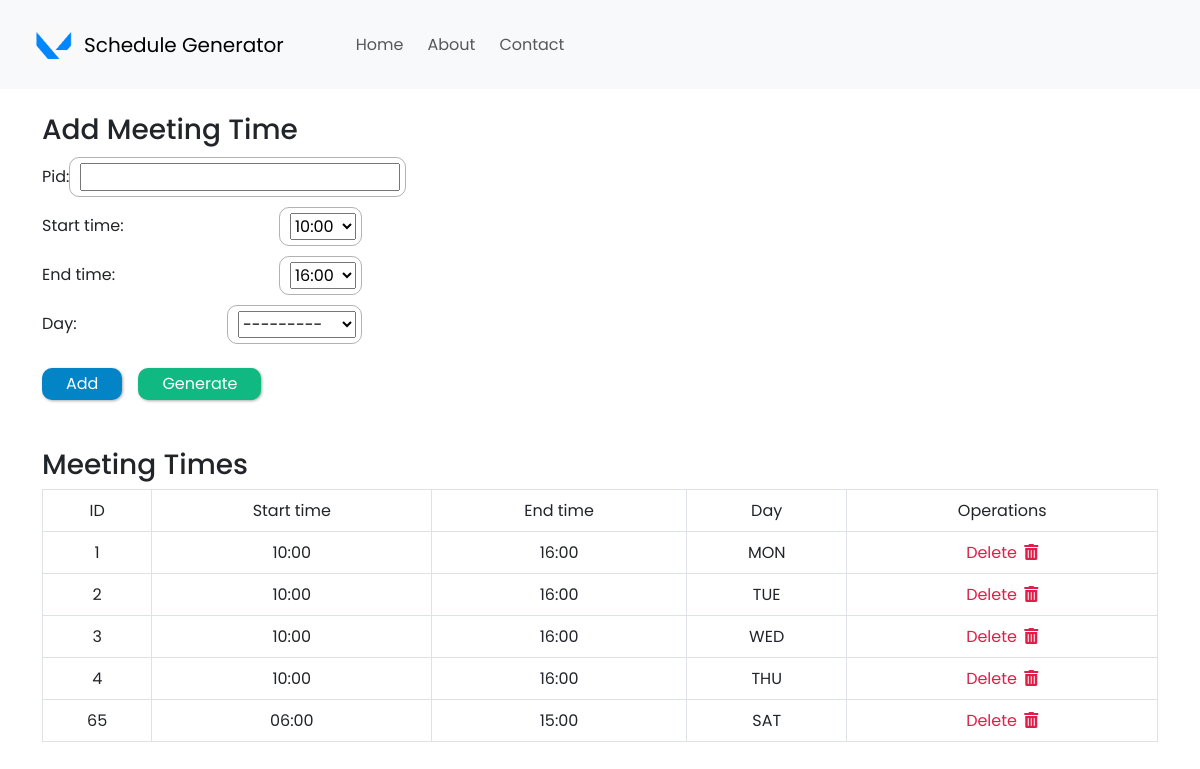
The app's page /add-meetingTime, older data.
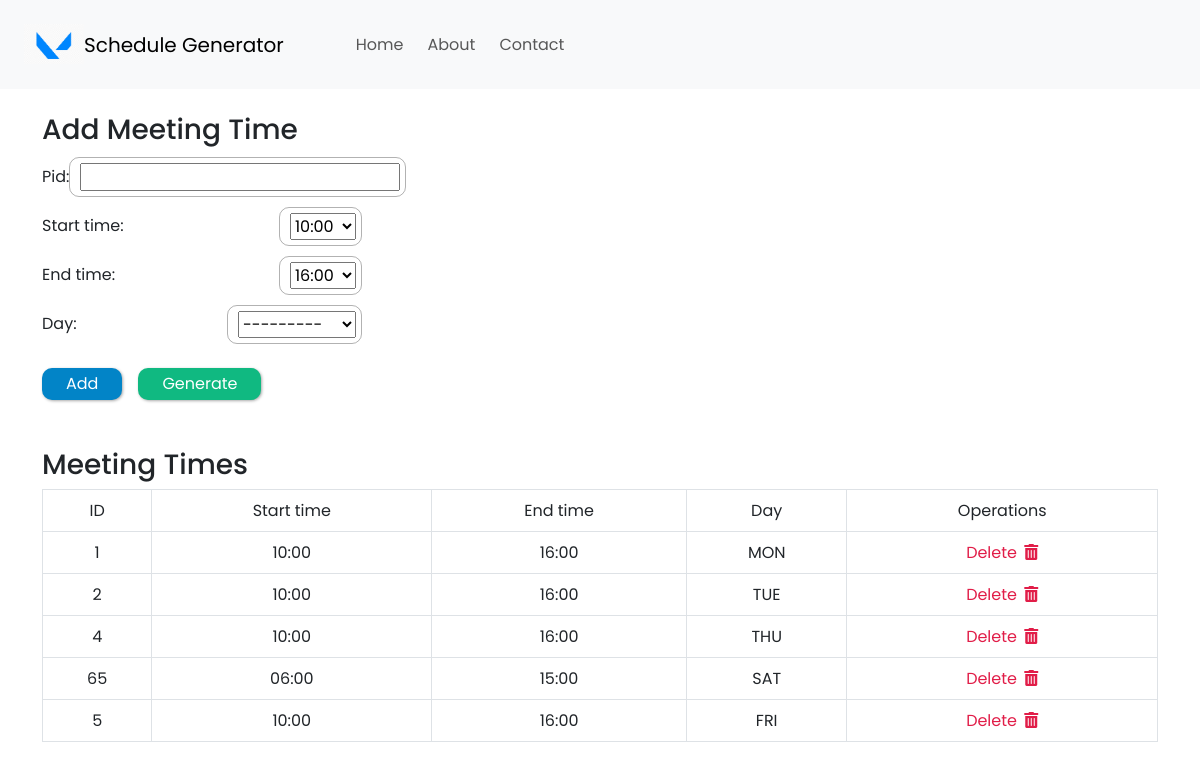
The same page, newer data.
### my_app/models.py (models this page shows, shortened)
class MeetingTime(models.Model):
    pid = models.CharField(max_length=4, primary_key=True)
    start_time = models.CharField(max_length=50, choices=time_slots[:], default='10:00')
    end_time = models.CharField(max_length=50, choices=time_slots[:], default='16:00')
    day = models.CharField(max_length=15, choices=DAYS_OF_WEEK)

### my_app/views.py (the view)
# urls.py: path('add-meetingTime', views.addMeetingTime, name='add-meetingTime'),
def addMeetingTime(request):
    form = MeetingTimeForm(request.POST or None)
    if request.method == 'POST':
        if form.is_valid():
            form.save()
            all_meetingTimes = MeetingTime.objects.all
            return render(request, 'add-meetingTime.html', {'all_meetingTimes': all_meetingTimes, 'form': form })
    else:
        all_meetingTimes = MeetingTime.objects.all
        return render(request, 'add-meetingTime.html', {'all_meetingTimes': all_meetingTimes, 'form': form })

### my_app/forms.py
class MeetingTimeForm(ModelForm):
    class Meta:
        model = MeetingTime
        fields = [
            'pid',
            'start_time',
            'end_time',
            'day'
        ]
        widgets = {
            'pid': forms.TextInput(),
            'start_time': forms.Select(),
            'end_time': forms.Select(),
            'day': forms.Select(),
        }

### my_app/templates/add-meetingTime.html (shortened to what this page needs)
{% extends 'base.html' %}
{% block content %}
{% load static %}
  <div style="width: 320px; margin-top: 1.5rem;">
    <form method="POST">
      <h3>Add Meeting Time</h3>
      {% for field in form %}
      <div class="input-container">
        {{ field.label_tag }}
        {% if field.name == 'instructors' %}
          <div style="margin-left: 17px;">
              {{ field }}
          </div>
        {% else %}
          <div class="input-fields">
            {{ field }}
          </div>
        {% endif %}
      </div>
      {% endfor %}
      <div class="d-flex align-items-center mt-4 gap-3">
        <button type="submit" class="add-button px-4 py-1">Add</button>
        <input type="button"
          value="Generate"
          class="proceed-button px-4 py-1"
          onclick="window.location.href='/generateSchedule'"
        />
      </div>
    </form>
  </div>
  {% if all_meetingTimes %}
    <h3 class="mt-5">Meeting Times</h3>
    <table class="table table-bordered">
      <tr class="table-heading">
        <td>
          <center>ID</center>
        </td>
        <td>
          <center>Start time</center>
        </td>
        <td>
          <center>End time</center>
        </td>
        <td>
          <center>Day</center>
          </td>
        <td>
          <center>Operations</center>
        </td>
      </tr>
      {% for item in all_meetingTimes %}
        <tr class="table-data">
          <td>
            <center>{{ item.pid }}</center>
          </td>
          <td><center>{{ item.start_time }}</center></td>
          <td><center>{{ item.end_time }}</center></td>
          <td>
            <center>{{ item.day }}</center>
          </td>
          <td>
            <center>
              <a class="delete-button" href="{% url 'delete-meetingTime' item.pid %}">
               Delete
              <i class="fas fa-trash-alt" style="margin-left: 3px;"></i>
              </a>
            </center>
          </td>
        </tr>
      {% endfor %}
    </table>
  {% endif %}
{% endblock %}

Row changes from the older to the newer data that the page shows:
removed MeetingTime: pid "3", start_time "10:00", end_time "16:00", day "WED"
added MeetingTime: pid "5", start_time "10:00", end_time "16:00", day "FRI"
